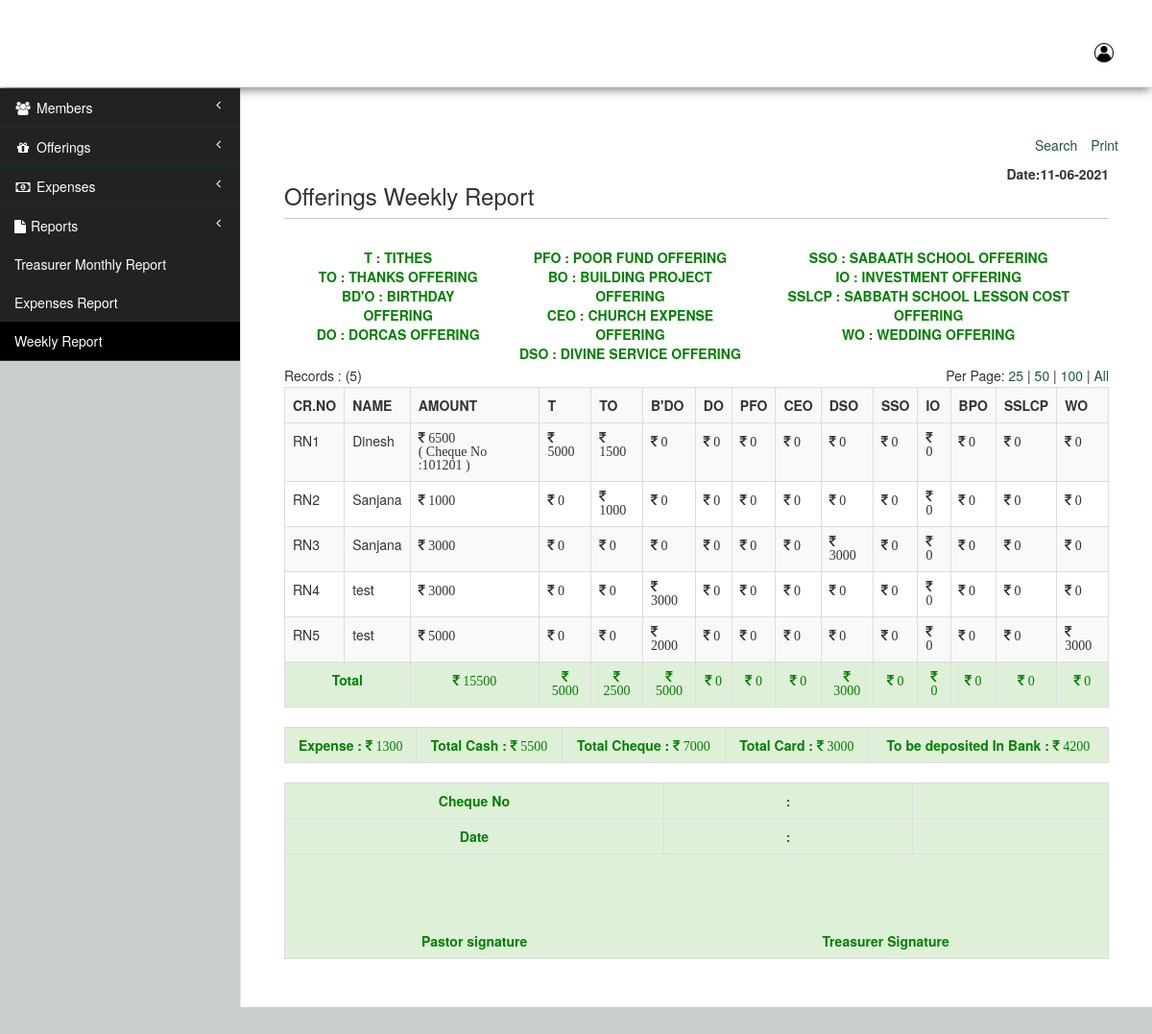
The page /cmsWeekly.php (signed in) on the database its author committed.
### tables this page shows
CREATE TABLE IF NOT EXISTS `offerings` (
  `id` int(11) NOT NULL AUTO_INCREMENT,
  `receipt_no` varchar(10) NOT NULL,
  `offer_date` int(11) NOT NULL,
  `name` varchar(100) NOT NULL,
  `email` varchar(100) NOT NULL,
  `age` int(5) DEFAULT NULL,
  `mtype` int(1) NOT NULL,
  `gender` varchar(1) NOT NULL,
  `mobile` bigint(20) NOT NULL,
  `address` text NOT NULL,
  `amount` int(11) NOT NULL,
  `mof` varchar(10) NOT NULL,
  `cheque_no` varchar(10) DEFAULT NULL,
  `cms_share` float(8,2) NOT NULL,
  `chruch_share` float(8,2) NOT NULL,
  `cat_id` int(5) NOT NULL,
  `created_at` int(11) NOT NULL,
  `created_by` int(5) NOT NULL,
  `updated_at` int(11) NOT NULL,
  `updated_by` int(5) NOT NULL,
  `active` int(11) NOT NULL DEFAULT '1',
  `cid` int(11) NOT NULL,
  PRIMARY KEY (`id`)
);

### cmsWeekly.php (the view, shortened to what the rows shown need)
<?php
    require_once('includes/header.php');
    require_once('includes/config.php');
    $cond = '';
    $query = "SELECT
    o.receipt_no,o.name,o.id,
    sum(o.amount) as amount,
    sum(case when oc.category='Tithes' then o.amount else '0' end) as t,
    sum(case when oc.category='Thanks Offerings' then o.amount else '0' end) as 'to',
    sum(case when oc.category='Birthday Offering' then o.amount else '0' end) as 'bdo',
    sum(case when oc.category='Dorcas Offering' then o.amount else '0' end) as 'do',
    sum(case when oc.category='Poor Fund Offering' then o.amount else '0' end) as 'pfo',
    sum(case when oc.category='Church Expenses Offering' then o.amount else '0' end) as 'ceo',
    sum(case when oc.category='Sabbath School Offering' then o.amount else '0' end) as 'sso',
    sum(case when oc.category='Investment Offering  ' then o.amount else '0' end) as 'io',
    sum(case when oc.category='Divine Service Offering  ' then o.amount else '0' end) as 'dso',
    sum(case when oc.category='Building Project' then o.amount else '0' end) as 'bpo',
    sum(case when oc.category='Sabbath School Lesson Cost Payment' then o.amount else '0' end) as 'sslcp',sum(case when oc.category='Wedding Offering' then o.amount else '0' end) as 'wo'
    FROM `offerings` o left outer join offerings_category oc on o.cat_id=oc.id where o.active = 1
    $cond group by o.name,o.receipt_no";
    $result = mysqli_query($con,$query);
    $total_items = mysqli_num_rows($result);
    $limit = (isset($_GET["limit"])) ? $_GET["limit"] : 25;
    $page = (isset($_GET["page"]))? $_GET["page"] : 1;
    $set_limit = (($page*$limit)-$limit);
?>
<div id="wrapper">
    <div id="page-wrapper">
        <div class="row">
                <div class="col-lg-12">
                    <section id="content" style="border-bottom:none;">
                    <article id="cleft">
                    <div class="col-lg-12">
                            <?php
                                $limit_data = "";
                                if( $limit !='all') {
                                    $limit_data .= " LIMIT $set_limit, $limit";
                                }
                                $fquery = "SELECT
                                o.receipt_no,
                                o.name,o.id,o.mof,o.cheque_no,
                                sum(o.amount) as amount,
                                sum(case when oc.category='Tithes' then o.amount else '0' end) as t,
                                sum(case when oc.category='Thanks Offerings' then o.amount else '0' end) as 'to',
                                sum(case when oc.category='Birthday Offering' then o.amount else '0' end) as 'bdo',
                                sum(case when oc.category='Dorcas Offering' then o.amount else '0' end) as 'do',
                                sum(case when oc.category='Poor Fund Offering' then o.amount else '0' end) as 'pfo',
                                sum(case when oc.category='Church Expenses Offering' then o.amount else '0' end) as 'ceo',
                                sum(case when oc.category='Sabbath School Offering' then o.amount else '0' end) as 'sso',
                                sum(case when oc.category='Investment Offering  ' then o.amount else '0' end) as 'io',
                                sum(case when oc.category='Divine Service Offering  ' then o.amount else '0' end) as 'dso',
                                sum(case when oc.category='Building Project' then o.amount else '0' end) as 'bpo',
                                sum(case when oc.category='Sabbath School Lesson Cost Payment' then o.amount else '0' end) as 'sslcp',sum(case when oc.category='Wedding Offering' then o.amount else '0' end) as 'wo'
                                FROM `offerings` o left outer join offerings_category oc on  o.cat_id=oc.id where o.active = 1
                                $cond group by o.name,o.receipt_no order by o.id $limit_data";
                                $fresult = mysqli_query($con,$fquery);
                                if( $total_items>0 ) { ?>
                        <table class="table table-striped table-bordered table-hover">
                            <tr>
                                <th class="uppercase">CR.No</th>
                                <th class="uppercase">Name</th>
                                <th class="uppercase">Amount</th>
                                <th class="uppercase">T</th>
                                <th class="uppercase">TO</th>
                                <th class="uppercase">B'DO</th>
                                <th class="uppercase">DO</th>
                                <th class="uppercase">PFO</th>
                                <th class="uppercase">CEO</th>
                                <th class="uppercase">DSO</th>
                                <th class="uppercase">SSO</th>
                                <th class="uppercase">IO</th>
                                <th class="uppercase">BPO</th>
                                <th class="uppercase">SSLCP</th>
                                <th class="uppercase">WO</th>
                            </tr>
                            <tr>
                                <?php
                                    while( $rows = mysqli_fetch_assoc($fresult)) {
                                        $receipt  = $rows['receipt_no'];
                                        $mode     = $rows['mof'];
                                        $cheque   = $rows['cheque_no'];
                                        $name     = $rows['name'];
                                        $amount   = $rows['amount'];
                                        $t        = $rows['t'];
                                        $to       = $rows['to'];
                                        $bdo      = $rows['bdo'];
                                        $do       = $rows['do'];
                                        $pfo      = $rows['pfo'];
                                        $ceo      = $rows['ceo'];
                                        $dso      = $rows['dso'];
                                        $sso      = $rows['sso'];
                                        $io       = $rows['io'];
                                        $bpo      = $rows['bpo'];
                                        $sslcp    = $rows['sslcp'];
                                        $wo       = $rows['wo'];
                                    ?>
                                    <tr>
                                    <td><?php echo $receipt; ?></td>
                                    <td><?php echo $name; ?></td>
                                    <td> <i class="fa fa-inr"> <?php echo $amount; ?><?php if( $mode == "cheque" ) { echo '<br/>( Cheque No :'.$cheque.' )'; } ?></i></td>
                                    <td> <i class="fa fa-inr"> <?php echo $t; ?></i></td>
                                    <td> <i class="fa fa-inr"> <?php echo $to; ?></i></td>
                                    <td> <i class="fa fa-inr"> <?php echo $bdo; ?></i></td>
                                    <td> <i class="fa fa-inr"> <?php echo $do; ?></i></td>
                                    <td> <i class="fa fa-inr"> <?php echo $pfo; ?></i></td>
                                    <td> <i class="fa fa-inr"> <?php echo $ceo; ?></i></td>
                                    <td> <i class="fa fa-inr"> <?php echo $dso; ?></i></td>
                                    <td> <i class="fa fa-inr"> <?php echo $sso; ?></i></td>
                                    <td> <i class="fa fa-inr"> <?php echo $io; ?></i></td>
                                    <td> <i class="fa fa-inr"> <?php echo $bpo; ?></i></td>
                                    <td> <i class="fa fa-inr"> <?php echo $sslcp; ?></i></td>
                                    <td> <i class="fa fa-inr"> <?php echo $wo; ?></i></td>
                                <?php  } ?>
                                <tr>
                                    <td colspan="2" class="success"> Total </td>
                                    <td class="success">
                                    </td>
                                    <?php for( $i=1; $i<=12; $i++ ) { ?>
                                    <td class="success">
                                    </td>
                                    <?php } ?>
                                </tr>
                        </table>
                        <?php } else{
                            echo '<span class="success center col-md-12" style="margin:20px 0 0 0;"> No Data found! </sapn>';
                        }
                        ?>
        </div>
    </div>
</div>
<?php require_once('includes/footer.php'); ?>

### rows shown on the page
offerings: receipt_no "RN1", name "Dinesh", amount "6500", cheque_no "101201", t "5000", to "1500", bdo "0", do "0", pfo "0", ceo "0", dso "0", sso "0", io "0", bpo "0", sslcp "0", wo "0"
offerings: receipt_no "RN2", name "Sanjana", amount "1000", t "0", to "1000", bdo "0", do "0", pfo "0", ceo "0", dso "0", sso "0", io "0", bpo "0", sslcp "0", wo "0"
offerings: receipt_no "RN3", name "Sanjana", amount "3000", t "0", to "0", bdo "0", do "0", pfo "0", ceo "0", dso "3000", sso "0", io "0", bpo "0", sslcp "0", wo "0"
offerings: receipt_no "RN4", name "test", amount "3000", t "0", to "0", bdo "3000", do "0", pfo "0", ceo "0", dso "0", sso "0", io "0", bpo "0", sslcp "0", wo "0"
offerings: receipt_no "RN5", name "test", amount "5000", t "0", to "0", bdo "2000", do "0", pfo "0", ceo "0", dso "0", sso "0", io "0", bpo "0", sslcp "0", wo "3000"

### other values the page prints
$total_items "5"
$tot_off_rows['amt'] "15500"
$tot_off_t_rows['amt'] "5000"
$tot_off_t_rows['amt'] "2500"
$tot_off_t_rows['amt'] "3000"
$exp "1300"
$cashTot "5500"
$cq_row['amt'] "7000"
$cd_row['amt'] "3000"
intVal($cashTot) - intVal($exp) "4200"
